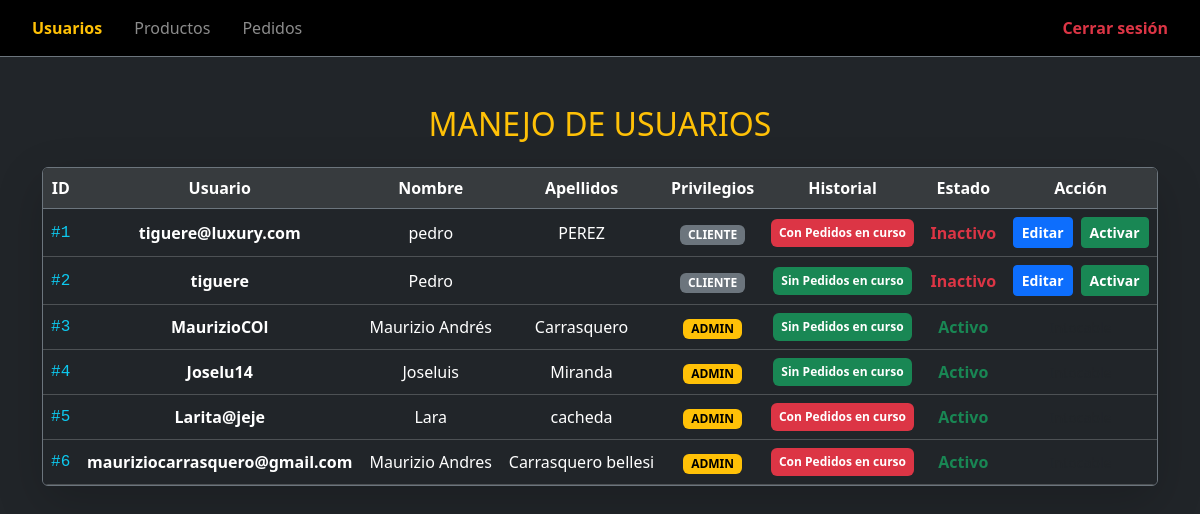
The app's page /practica3/usuarios.php (signed in) with its own data.
### tables this page shows
CREATE TABLE IF NOT EXISTS `usuarios` (
  `codUsu` int(11) NOT NULL AUTO_INCREMENT,
  `usuario` varchar(50) DEFAULT NULL,
  `clave` varchar(255) DEFAULT NULL,
  `nombre` varchar(100) DEFAULT NULL,
  `apellidos` varchar(100) DEFAULT NULL,
  `dni` varchar(9) DEFAULT NULL,
  `direccion` varchar(255) DEFAULT NULL,
  `poblacion` varchar(100) DEFAULT NULL,
  `provincia` varchar(100) DEFAULT NULL,
  `cp` varchar(5) DEFAULT NULL,
  `telefono` varchar(15) DEFAULT NULL,
  `nivel` int(11) DEFAULT NULL,
  PRIMARY KEY (`codUsu`),
  UNIQUE KEY `usuario` (`usuario`)
);

### practica3/modelo/libBD.php (called while the page is built, shortened)
<?php
function conectar(){
    $SERVER = "127.0.0.1";
    $BBDD = "daw";
    $USER = "root";
    $PASS = "DawLab";
    $bbdd = mysqli_connect($SERVER, $USER, $PASS, $BBDD);
    return $bbdd;
}
function getUsuarios(): array {
    $bbdd = conectar();
    $usuarios = [];
    $sql = "SELECT codUsu AS codigo, usuario, nombre, apellidos, nivel FROM usuarios";
    if ($consulta = mysqli_prepare($bbdd, $sql)) {
        mysqli_stmt_execute($consulta);
        $res = mysqli_stmt_get_result($consulta);
        while ($fila = mysqli_fetch_assoc($res)) {
            $usuarios[] = $fila;
        }
    }
    return $usuarios;
}
function usuarioEnPedidos(int $codigoUsuario): bool {
    $bbdd = conectar();
    $tiene = false;
    $sql = "SELECT COUNT(*) AS cnt FROM pedidos WHERE codUsu = ?";
    if ($consulta = mysqli_prepare($bbdd, $sql)) {
        mysqli_stmt_bind_param($consulta, "i", $codigoUsuario);
        mysqli_stmt_execute($consulta);
        mysqli_stmt_bind_result($consulta, $cnt);
        if (mysqli_stmt_fetch($consulta)) {
            $tiene = ($cnt > 0);
        }
    }
    return $tiene;
}
?>

### practica3/usuarios.php (the view, shortened to what this page needs)
<?php
require_once(__DIR__ . '/modelo/libBD.php');
$listaUsuarios = getUsuarios();
?>
<!DOCTYPE html>
<html lang="es">
<head>
    <link href="https://cdn.jsdelivr.net/npm/bootstrap@5.3.3/dist/css/bootstrap.min.css" rel="stylesheet">
</head>
<body class="bg-dark text-white">
    <nav class="navbar navbar-expand-lg navbar-dark bg-black border-bottom border-secondary">
        <div class="container-fluid px-4">
            <div class="navbar-nav w-100 d-flex gap-3">
                <a class="nav-link active text-warning fw-bold" href="usuarios.php">Usuarios</a>
                <a class="nav-link" href="productos.php">Productos</a>
                <a class="nav-link" href="pedidos.php">Pedidos</a>
                <a class="nav-link text-danger ms-auto fw-bold" href="controlador/logout.php">Cerrar sesión</a>
            </div>
        </div>
    </nav>
    <div class="container mt-5">
        <h2 class="text-center text-warning text-uppercase mb-4">Manejo de Usuarios</h2>
        <div class="table-responsive shadow-lg rounded border border-secondary mb-5">
            <table class="table table-dark table-hover text-center align-middle mb-0">
                <thead class="table-active border-bottom border-secondary">
                    <tr>
                        <th>ID</th>
                        <th>Usuario</th>
                        <th>Nombre</th>
                        <th>Apellidos</th>
                        <th>Privilegios</th>
                        <th>Historial</th>
                        <th>Estado</th>
                        <th>Acción</th>
                    </tr>
                </thead>
                <tbody>
                    <?php foreach ($listaUsuarios as $u):
                        $nivel = (int)$u['nivel'];
                        $esAdmin = ($nivel === 1);
                        $estaActivo = ($nivel !== 0);
                        $tienePedidos = usuarioEnPedidos((int)$u['codigo']);
                    ?>
                        <tr>
                            <td class="text-info font-monospace">#<?= htmlspecialchars($u['codigo']) ?></td>
                            <td><strong><?= htmlspecialchars($u['usuario']) ?></strong></td>
                            <td><?= htmlspecialchars($u['nombre']) ?></td>
                            <td><?= htmlspecialchars($u['apellidos']) ?></td>
                            <td>
                                <?= $esAdmin ? '<span class="badge bg-warning text-black fw-bold">ADMIN</span>' : '<span class="badge bg-secondary">CLIENTE</span>' ?>
                            </td>
                            <td>
                                <?= $tienePedidos ? '<span class="badge bg-danger p-2">Con Pedidos en curso</span>' : '<span class="badge bg-success p-2">Sin Pedidos en curso</span>' ?>
                            </td>
                            <td>
                                <?= $estaActivo ? '<span class="text-success fw-bold">Activo</span>' : '<span class="text-danger fw-bold">Inactivo</span>' ?>
                            </td>
                            <td>
                                <?php if (!$esAdmin): ?>
                                    <div class="d-flex gap-2 justify-content-center">
                                        <button type="button" class="btn btn-sm btn-primary fw-bold" data-bs-toggle="modal" data-bs-target="#modalEditar<?= $u['codigo'] ?>">
                                            Editar
                                        </button>
                                        <form method="POST" action="controlador/changeActive.php" style="margin: 0;">
                                            <?php if ($estaActivo): ?>
                                                <input type="hidden" name="nuevoEstado" value="0">
                                                <button type="submit" class="btn btn-sm btn-danger fw-bold" onclick="return confirm('<?= $tienePedidos ? '¿Desactivar usuario (tiene pedidos)?' : '¿Eliminar usuario?' ?>');">Baja</button>
                                            <?php else: ?>
                                                <button type="submit" class="btn btn-sm btn-success fw-bold">Activar</button>
                                            <?php endif; ?>
                                        </form>
                                    </div>
                                <?php else: ?>
                                    <span class="text-muted small">Intocable</span>
                                <?php endif; ?>
                            </td>
                        </tr>
                    <?php endforeach; ?>
                </tbody>
            </table>
        </div>
    </div>
</body>
</html>

### records on screen
usuarios: codUsu "1", usuario "tiguere@luxury.com", nombre "pedro", apellidos "PEREZ", shows "CLIENTE", shows "Con Pedidos en curso", shows "Inactivo", shows "Activar"
usuarios: codUsu "2", usuario "tiguere", nombre "Pedro", shows "CLIENTE", shows "Sin Pedidos en curso", shows "Inactivo", shows "Activar"
usuarios: codUsu "3", usuario "MaurizioCOl", nombre "Maurizio Andrés", apellidos "Carrasquero", nivel "ADMIN", shows "Sin Pedidos en curso"
usuarios: codUsu "4", usuario "Joselu14", nombre "Joseluis", apellidos "Miranda", nivel "ADMIN", shows "Sin Pedidos en curso"
usuarios: codUsu "5", usuario "Larita@jeje", nombre "Lara", apellidos "cacheda", nivel "ADMIN", shows "Con Pedidos en curso"
usuarios: codUsu "6", usuario "mauriziocarrasquero@gmail.com", nombre "Maurizio Andres", apellidos "Carrasquero bellesi", nivel "ADMIN", shows "Con Pedidos en curso"
